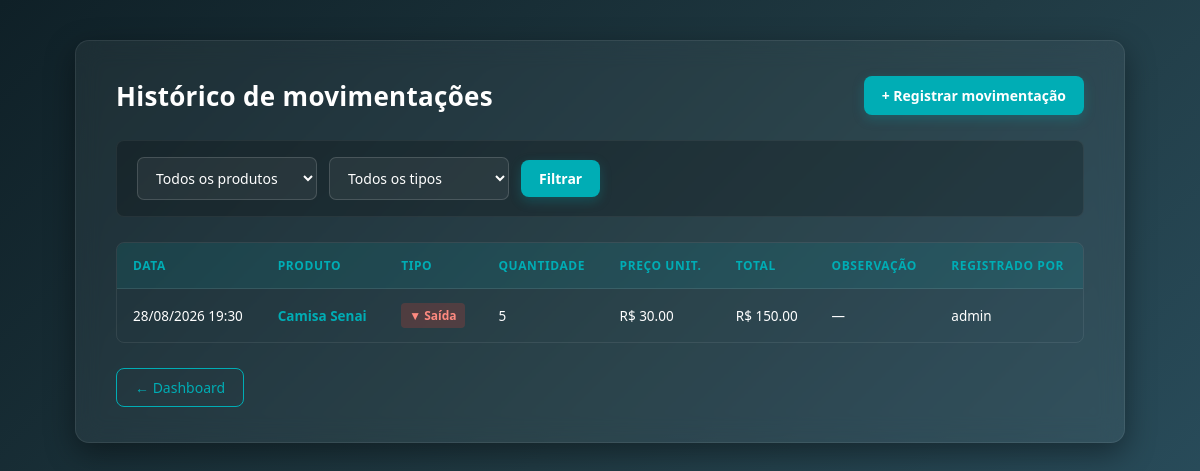
The page /movimentacoes/ (signed in) on the database as committed earlier.
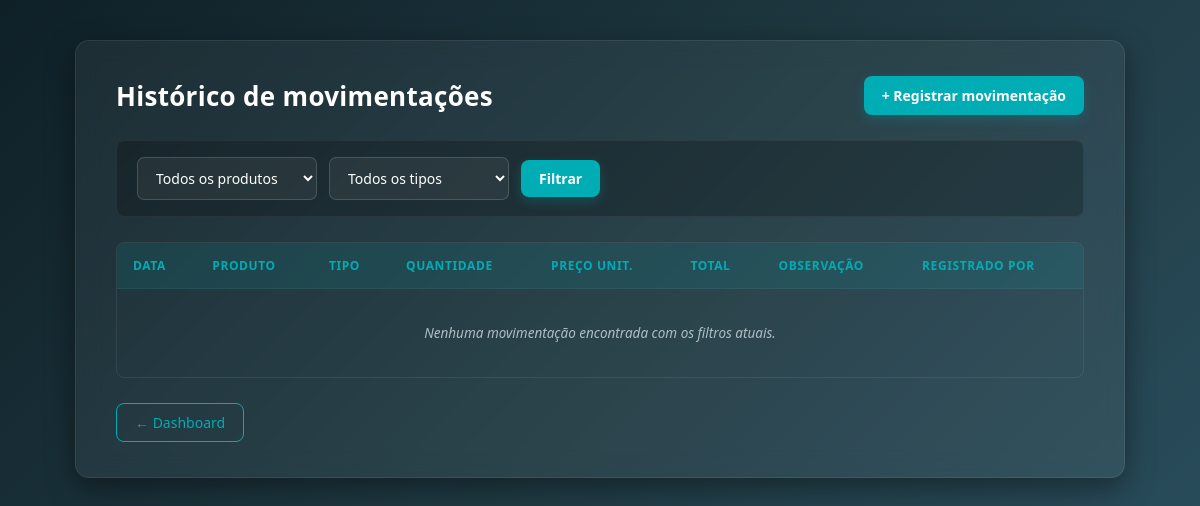
The same page on the database as committed later.
### app/models/movimentacao.py (models this page shows, shortened)
class Movimentacao(Base):
    __tablename__ = "movimentacoes"
    id         = Column(Integer, primary_key=True, index=True)
    tipo       = Column(
        Enum(TipoMovimentacao),
        nullable=False
    )
    quantidade = Column(Integer, nullable=False)
    preco_unitario = Column(Float, nullable=False, default=0.0)
    observacao = Column(String(255), nullable=True)
    criado_em  = Column(DateTime, server_default=func.now())
    produto_id = Column(
        Integer,
        ForeignKey("produtos.id", ondelete="CASCADE"),
        nullable=False
    )
    usuario_id = Column(
        Integer,
        ForeignKey("usuarios.id", ondelete="SET NULL"),
        nullable=True
    )
    produto = relationship("Produto", backref="movimentacoes")
    usuario = relationship("Usuario", backref="movimentacoes")

### app/models/produto.py (models this page shows, shortened)
class Produto(Base):
    __tablename__ = "produtos"
    id = Column(Integer, primary_key=True, autoincrement=True, index=True)
    nome = Column(String(150), nullable=False, index=True)
    preco = Column(Float, nullable=False, default=0.0)
    estoque_atual = Column(Integer, nullable=False, default=0)
    ativo = Column(Boolean, default=True)
    imagem_path = Column(String(255), nullable=True)
    categoria_id = Column(Integer, ForeignKey("categorias.id", ondelete="SET NULL"), nullable=True )
    categoria = relationship("Categoria", back_populates="produtos")

### app/models/usuarios.py (models this page shows)
class Usuario(Base):
    __tablename__ = "usuarios"
    id = Column(Integer, primary_key=True, autoincrement=True)
    nome = Column(String(100), nullable=False)
    email = Column(String(150), unique=True, nullable=False)
    senha_hash = Column(String(255), nullable=False)
    role = Column(String(20), nullable=False, default="operador")
    ativo = Column(Boolean, default=True)
    criando_em = Column(DateTime, server_default=func.now())

### app/controllers/movimentacoes_controller.py (the view)
@router.get("/", response_class=HTMLResponse)
def listar_movimentacoes(
    request: Request,
    produto_id: int = 0,     # filtra por produto específico
    tipo: str = "",          # "entrada" ou "saida"
    db: Session = Depends(get_db),
    admin = Depends(get_admin)
):
    query = db.query(Movimentacao).order_by(Movimentacao.criado_em.desc())
    if produto_id:
        query = query.filter(Movimentacao.produto_id == produto_id)
    if tipo in ("entrada", "saida", "cancelamento", "ajuste"):
        query = query.filter(Movimentacao.tipo == tipo)
    movimentacoes = query.limit(200).all()  # limita para não sobrecarregar
    produtos      = db.query(Produto).filter(Produto.ativo == True).all()
    return templates.TemplateResponse(
        request,
        "movimentacoes/index.html",
        {
            "request":        request,
            "usuario":        admin,
            "movimentacoes":  movimentacoes,
            "produtos":       produtos,
            "produto_id":     produto_id,
            "tipo":           tipo,
        }
    )

### app/templates/movimentacoes/index.html (shortened to what this page needs)
<!DOCTYPE html>
<html lang="pt-br">
<head>
    <link rel="stylesheet" href="/static/index_move.css">
</head>
<body>
    <div class="container">
        <div class="header-section">
            <h1 class="title">Histórico de movimentações</h1>
            <a href="/movimentacoes/nova" class="btn-primary">+ Registrar movimentação</a>
        </div>
        <form class="filter-bar" method="get" action="/movimentacoes">
            <select name="produto_id">
                <option value="0">Todos os produtos</option>
            </select>
            <select name="tipo">
                <option value="">Todos os tipos</option>
            </select>
            <button type="submit" class="btn-primary btn-filter">Filtrar</button>
        </form>
        <div class="table-wrapper">
            <table>
                <thead>
                    <tr>
                        <th>Data</th>
                        <th>Produto</th>
                        <th>Tipo</th>
                        <th>Quantidade</th>
                        <th>Preço unit.</th>
                        <th>Total</th>
                        <th>Observação</th>
                        <th>Registrado por</th>
                    </tr>
                </thead>
                <tbody>
                    {% for m in movimentacoes %}
                    <tr>
                        <td>{{ m.criado_em.strftime('%d/%m/%Y %H:%M') }}</td>
                        <td>
                            <a href="/produtos/{{ m.produto_id }}">
                                {{ m.produto.nome }}
                            </a>
                        </td>
                        <td>
                            {% if m.tipo.value == 'entrada' %}
                                <span class="badge badge-entrada">▲ Entrada</span>
                            {% else %}
                                <span class="badge badge-saida">▼ Saída</span>
                            {% endif %}
                        </td>
                        <td>{{ m.quantidade }}</td>
                        <td>R$ {{ "%.2f"|format(m.preco_unitario) }}</td>
                        <td>R$ {{ "%.2f"|format(m.valor_total) }}</td>
                        <td>{{ m.observacao or "—" }}</td>
                        <td>{{ m.usuario.nome if m.usuario else "—" }}</td>
                    </tr>
                    {% endfor %}
                    {% if not movimentacoes %}
                    <tr>
                        <td colspan="8" class="empty-state">
                            Nenhuma movimentação encontrada com os filtros atuais.
                        </td>
                    </tr>
                    {% endif %}
                </tbody>
            </table>
        </div>
        <div class="footer-section">
            <a href="/" class="btn-outline">← Dashboard</a>
        </div>
    </div>
</body>
</html>

Rows that differ between the two databases and show on the page:
removed Movimentacao: criado_em "28/08/2026 19:30", produto.nome "Camisa Senai", tipo "▼ Saída", quantidade "5", preco_unitario "30.00", valor_total "150.00", observacao "—", usuario "admin"
Other text that changed with them:
text now shown: "Nenhuma movimentação encontrada com os filtros atuais."
